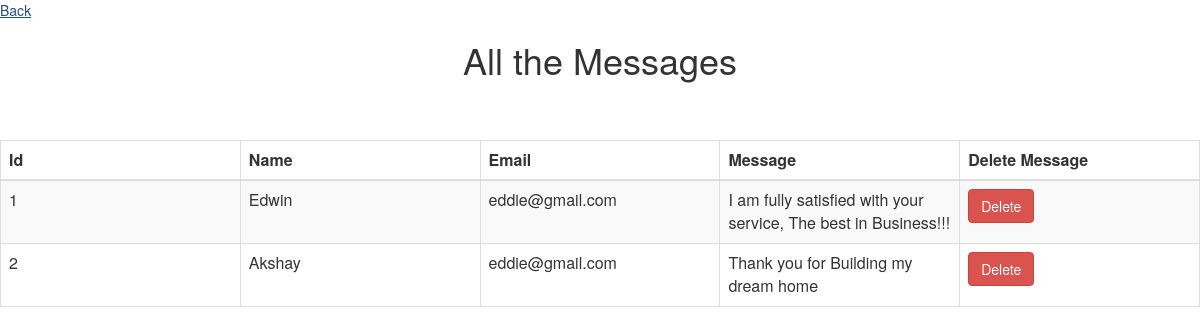
Page /admin/viewtestimonial.php on the committed database.
### tables this page shows
CREATE TABLE `testimonial` (
  `t_id` int(11) NOT NULL,
  `name` varchar(30) NOT NULL,
  `email` varchar(30) NOT NULL,
  `message` varchar(100) NOT NULL
);

### admin/viewtestimonial.php (the view, shortened to what this page needs)
<html>
<head lang="en">
    <link type="text/css" rel="stylesheet" href="css\bootstrap.css">
</head>
<body>
  <a class=".btn-primary" href="index.php">Back</a>
<div class="table-scrol">
    <h1 align="center">All the Messages</h1>
<div class="table-responsive">
    <table class="table table-bordered table-hover table-striped" style="table-layout: fixed">
        <thead>
        <tr>
             <th>Id</th>
            <th>Name</th>
            <th>Email</th>
			<th>Message</th>
            <th>Delete Message</th>
        </tr>
        </thead>
        <?php
        include("../database/db_conection.php");
        $view_users_query="SELECT * FROM testimonial";
        $run=mysqli_query($dbcon,$view_users_query);
        while($row=mysqli_fetch_array($run))
        {
			$user_id=$row[0];
            $user_name=$row[1];
            $user_email=$row[2];
			$user_message=$row[3]
        ?>
        <tr>
            <td><?php echo $user_id;  ?></td>
            <td><?php echo $user_name;  ?></td>
            <td><?php echo $user_email;  ?></td>
			<td><?php echo $user_message;  ?></td>
            <td><a href="deletetestimonial.php?del=<?php echo $user_id; ?>"><button class="btn btn-danger">Delete</button></a></td>
        </tr>
        <?php } ?>
    </table>
        </div>
</div>
</body>
</html>

### admin/viewtestimonial.php (style rules this page uses)
.table { margin-top: 50px; }

### rows in the picture
testimonial: t_id "1", name "Edwin", email "eddie@gmail.com", message "I am fully satisfied with your service, The best in Business!!!"
testimonial: t_id "2", name "Akshay", email "eddie@gmail.com", message "Thank you for Building my dream home"
